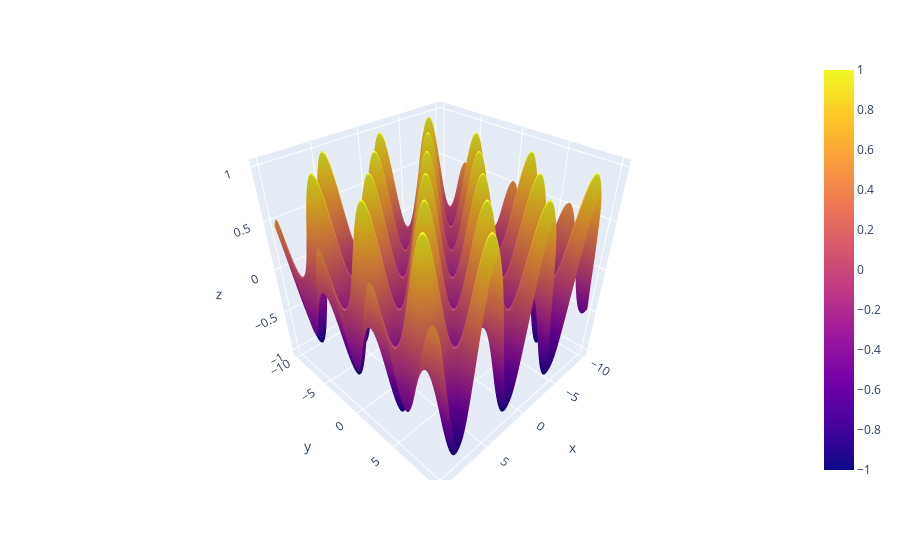

Notebook code for this chart:
### Code cell
import plotly.express as px
import plotly.graph_objects as go

fig = px.scatter_3d()

fig.add_trace(go.Surface(
    x = xx, y = yy, z = zz
))

fig.show()

### Figure 1 — Plotly figure (JSON) as saved in the notebook; plotly's stock layout.template omitted (floating-point values rounded to 4 significant figures; data arrays with more than 128 entries replaced by an {"elided": "..."} marker saying what was removed)
{"data": [{"hovertemplate": "<extra></extra>", "legendgroup": "", "marker": {"color": "#636efa", "symbol": "circle"}, "mode": "markers", "name": "", "scene": "scene", "showlegend": false, "type": "scatter3d"}, {"type": "surface", "x": {"elided": "200x200 float values"}, "y": {"elided": "200x200 float values"}, "z": {"elided": "200x200 float values"}}], "layout": {"legend": {"tracegroupgap": 0}, "margin": {"t": 60}, "scene": {"domain": {"x": [0, 1], "y": [0, 1]}}}}
